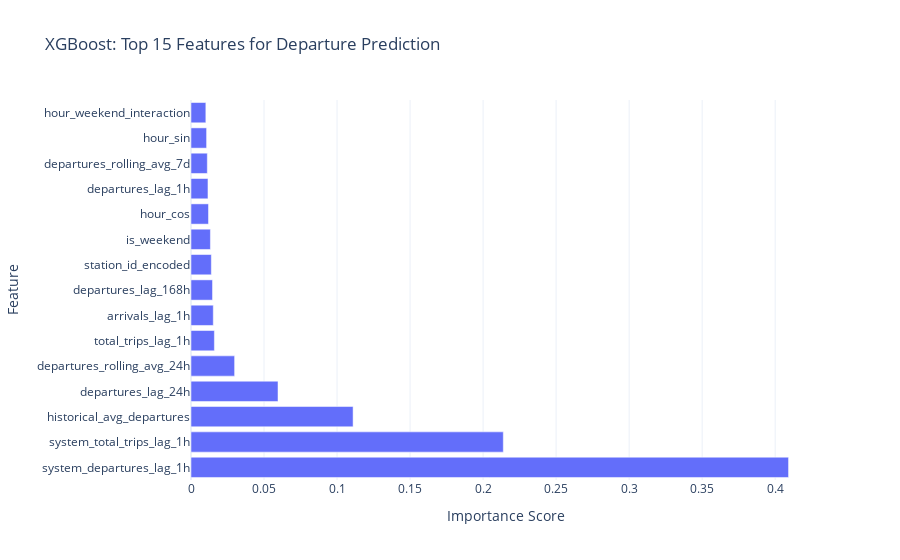

The code cell stored with this chart in its notebook:
### Code cell
# Feature importance
feature_importance_xgb = pd.DataFrame({
	'feature': feature_cols,
	'importance': xgb_model.feature_importances_
}).sort_values('importance', ascending=False)

print("\nTop 15 Most Important Features (XGBoost - Departures):")
print(feature_importance_xgb.head(15))

fig = px.bar(
	feature_importance_xgb.head(15),
	x='importance',
	y='feature',
	orientation='h',
	title='XGBoost: Top 15 Features for Departure Prediction',
	labels={'importance': 'Importance Score', 'feature': 'Feature'},
	template='plotly_white'
)
fig.show()

### Figure 1 — Plotly figure (JSON) as saved in the notebook; plotly's stock layout.template omitted (floating-point values rounded to 4 significant figures)
{"data": [{"hovertemplate": "Importance Score=%{x}<br>Feature=%{y}<extra></extra>", "legendgroup": "", "marker": {"color": "#636efa", "pattern": {"shape": ""}}, "name": "", "orientation": "h", "showlegend": false, "textposition": "auto", "type": "bar", "x": [0.4092, 0.2138, 0.111, 0.05957, 0.02986, 0.01602, 0.01525, 0.01474, 0.01392, 0.01329, 0.01198, 0.01162, 0.01118, 0.01067, 0.01016], "xaxis": "x", "y": ["system_departures_lag_1h", "system_total_trips_lag_1h", "historical_avg_departures", "departures_lag_24h", "departures_rolling_avg_24h", "total_trips_lag_1h", "arrivals_lag_1h", "departures_lag_168h", "station_id_encoded", "is_weekend", "hour_cos", "departures_lag_1h", "departures_rolling_avg_7d", "hour_sin", "hour_weekend_interaction"], "yaxis": "y"}], "layout": {"barmode": "relative", "legend": {"tracegroupgap": 0}, "title": {"text": "XGBoost: Top 15 Features for Departure Prediction"}, "xaxis": {"anchor": "y", "domain": [0, 1], "title": {"text": "Importance Score"}}, "yaxis": {"anchor": "x", "domain": [0, 1], "title": {"text": "Feature"}}}}
